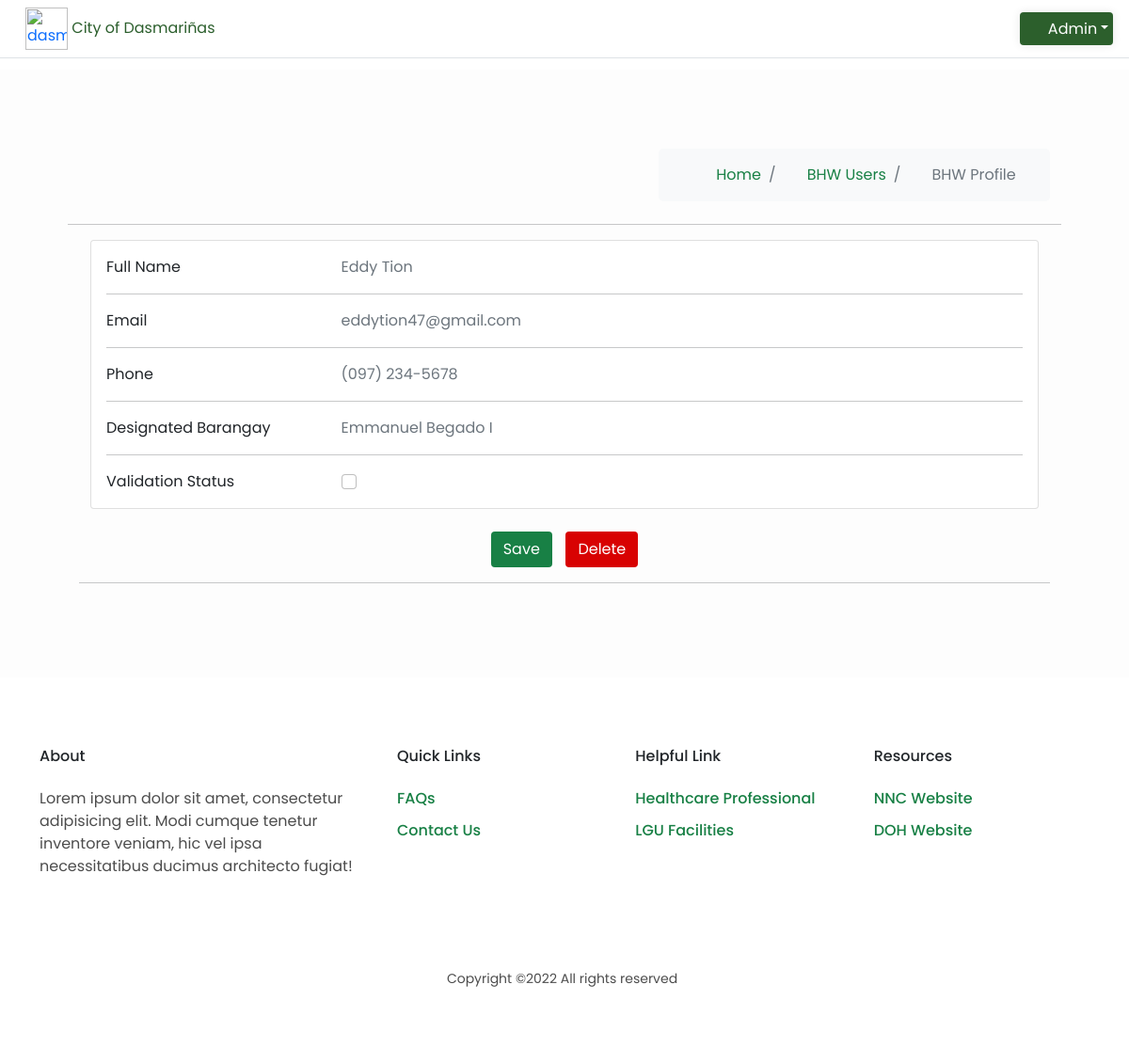
/validate_profile/26/, run on the app's committed database.
### profilingApp/models.py (models this page shows, shortened)
class BarangayHealthWorker(Model):
    BARANGAYS = [('Select Barangay', 'Select Barangay'),
                 ('Burol', 'Burol'),
                 ('Burol I', 'Burol I'),
                 ('Burol II', 'Burol II'),
                 ('Burol III', 'Burol III'),
                 ('Datu Esmael', 'Datu Esmael'),
                 ('Emmanuel Begado I', 'Emmanuel Begado I'),
                 ('Emmanuel Begado II', 'Emmanuel Begado II'),]
    user = models.OneToOneField(CustomUser, on_delete=CASCADE, primary_key=True)
    is_validated = models.BooleanField(default=False)
    bhw_barangay = models.CharField(max_length=100, choices=BARANGAYS, default='Select Barangay')

class CustomUser(AbstractUser):
    USER_TYPE = [('Choose User Type', 'Choose User Type'),
                 ('Admin', 'Administrator'),
                 ('BHW', 'Barangay Health Worker'),
                 ('P/G', 'Parent/Guardian')]
    username = None
    email = models.EmailField(_('email address'), unique=True)
    user_type = models.CharField(max_length=100, choices=USER_TYPE, default='Choose User Type')
    middle_name = models.CharField(max_length=100, null=True)
    suffix_name = models.CharField(max_length=100, default='N/A')
    USERNAME_FIELD = 'email'
    REQUIRED_FIELDS = []
    objects = CustomUserManager()

### profilingApp/views.py (the view)
# urls.py: path('validate_profile/<str:pk>/', views.unvalidated_profile, name='unvalidated_profile'),
def unvalidated_profile(request, pk):
    unvalidate_bhw = BarangayHealthWorker.objects.get(user_id=pk)
    form = Validate_BHW(instance=unvalidate_bhw)
    if request.method == 'POST':
        form = Validate_BHW(request.POST, instance=unvalidate_bhw)
        if form.is_valid():
            form.save()
            return redirect('bhw_validation')
    context = {'unva_bhw' : unvalidate_bhw,
               'form' : form}
    return render(request, 'activities/Unvalidated Profile.html', context)

### profilingApp/forms.py
class Validate_BHW(ModelForm):
    class Meta:
        model = BarangayHealthWorker
        fields = ['is_validated']
        widgets = {'is_validated' : forms.CheckboxInput(attrs={'class' : 'form-check-input', 'type' : 'checkbox'})}

### profilingApp/templates/activities/Unvalidated Profile.html (shortened to what this page needs)
{% load static %}
<html lang="en">
<head>
    <link rel="stylesheet" href="{% static '/CSS/DataTables/datatables.min.css' %}">
    <link rel="stylesheet" href="{% static '/CSS/styles.css' %}">
    <link rel="stylesheet" href="{% static '/CSS/font-awesome/css/all.min.css' %}">
    <link rel="stylesheet" href="{% static '/CSS/css/bootstrap.min.css' %}">
    <div class="site-header" id="header">
        <nav class="navbar fixed-top navbar-expand-lg navbar-dark index__navbar scrolled border-bottom" id="header">
            <div class="container-fluid">
                <div>
                    <a href="#" class="name" style="text-decoration: none;">
                        <img class="navbar-icon" style="margin-left:15px;" src="{% static '/Media/avatar.png' %}" alt="dasma-logo">
                        <span id="hidetitle" class="brand__name" style="color:#2c5f2dff;">City of Dasmariñas</span>
                    </a>
                </div>
                <div class="dropdown">
                    <button class="btn dropdown-toggle" type="button" id= "Headerddb" data-bs-toggle="dropdown" style="margin-right:15px"> <i class="fa fa-fw fa-user"></i>Admin</button>
                </div>
            </div>
        </nav>
    </div>
</head>
<body>
    <div id="grid" class="container-fluid" style="padding:7%; margin-top:50px;">
        <div class="container-grid">
            <div class="">
                <div class="row justify-content-between">
                    <div class="col-4">
                    </div>
                    <div class="col-5">
                        <nav aria-label="breadcrumb" class="bg-light rounded-3 p-3 mb-4">
                            <ol class="breadcrumb mb-0" style="justify-content:center" >
                            <li class="breadcrumb-item" ><a href="{% url 'admin_home' %}"style="text-decoration:none; color:#188045"><i class="fa fa-fw fa-home"></i>Home</a></li>
                            <li class="breadcrumb-item"><a href="{% url 'bhw_validation' %}" style="text-decoration:none;color:#188045"><i class="fa fa-fw fa-user-nurse"></i>BHW Users</a></li>
                            <li class="breadcrumb-item active" aria-current="page"><i class="fa fa-fw fa-id-card"></i>BHW Profile</li>
                            </ol>
                        </nav>
                    </div>
                    <hr>
                </div>
                <div class="container">
                    <div class="card mb-4">
                        <div class="card-body">
                            <div class="row">
                                <div class="col-sm-3">
                                    <p class="mb-0">Full Name</p>
                                </div>
                                <div class="col-sm-9">
                                    <p class="text-muted mb-0">{{ unva_bhw.user.first_name }} {{ unva_bhw.user.last_name }}</p>
                                </div>
                            </div>
                            <hr>
                            <div class="row">
                                <div class="col-sm-3">
                                    <p class="mb-0">Email</p>
                                </div>
                                <div class="col-sm-9">
                                    <p class="text-muted mb-0">{{ unva_bhw.user.email }}</p>
                                </div>
                            </div>
                            <hr>
                            <div class="row">
                                <div class="col-sm-3">
                                    <p class="mb-0">Phone</p>
                                </div>
                                <div class="col-sm-9">
                                    <p class="text-muted mb-0">(097) 234-5678</p>
                                </div>
                            </div>
                            <hr>
                            <div class="row">
                                <div class="col-sm-3">
                                    <p class="mb-0">Designated Barangay</p>
                                </div>
                                <div class="col-sm-9">
                                    <p class="text-muted mb-0">{{ unva_bhw.bhw_barangay }}</p>
                                </div>
                            </div>
                            <hr>
                        <form method="POST">
                            <div class="row">
                                <div class="col-sm-3">
                                    <p class="mb-0">Validation Status</p>
                                </div>
                                <div class="col-sm-9">
                                    {{ form.is_validated }}
                                </div>
                            </div>
                        </div>
                    </div>
                </div>
            </div>
        </div>
        <div class="text-center">
            <input type="submit" name="save_bhw" style="background-color: #188045; color: white;" class="btn" value="Save">
            <a href=""><button type="button" style="background-color: #d80202; color: white; margin-left:1%" class="btn">Delete</button></a>
        </div>
        <hr>
    </div>
    <div class="site-footer" id="footer">
        <div class="container">
            <div class="row">
                <div class="col-lg-4">
                    <h2 class="footer-heading mb-4">About</h2>
                    <p>Lorem ipsum dolor sit amet, consectetur adipisicing elit.
                        Modi cumque tenetur inventore veniam, hic vel ipsa necessitatibus
                        ducimus architecto fugiat!
                    </p>
                </div>
                <div class="col-lg-8">
                    <div class="row">
                        <div class="col-lg-4">
                            <h2 class="footer-heading mb-4">Quick Links</h2>
                            <ul class="list-unstyled">
                            <li><a href="#">FAQs</a></li>
                            <li><a href="#">Contact Us</a></li>
                            </ul>
                        </div>
                        <div class="col-lg-4">
                            <h2 class="footer-heading mb-4">Helpful Link</h2>
                            <ul class="list-unstyled">
                            <li><a href="#">Healthcare Professional</a></li>
                            <li><a href="#">LGU Facilities</a></li>
                            </ul>
                        </div>
                        <div class="col-lg-4">
                            <h2 class="footer-heading mb-4">Resources</h2>
                            <ul class="list-unstyled">
                            <li><a href="#">NNC Website</a></li>
                            <li><a href="#">DOH Website</a></li>
                            </ul>
                        </div>
                    </div>
                </div>
            </div>
            <div class="row text-center">
                <div class="col-md-12">
                    <div class="border-top pt-5">
                        <p class="copyright"><small>
                        Copyright ©<script>document.write(new Date().getFullYear());</script> All rights reserved
                        </small>
                        </p>
                    </div>
                </div>
            </div>
        </div>
    </div>
</body>

### profilingApp/static/CSS/styles.css (style rules this page uses)
.fixed-top { position: fixed; top: 0; right: 0; left: 0; z-index: 1030; }
.fixed-top.scrolled { background-color: #fff !important; transition: background-color 200ms linear; }
.navbar { transition: 0.5s ease-in-out; }
.navbar-icon { width: 45px; max-width: 50px; }
img { vertical-align: middle; border-style: none; }
* { margin: 0; padding: 0; box-sizing: border-box; font-family: 'Poppins', sans-serif; }
li { list-style: none; display: list-item; text-align: -webkit-match-parent; }
.list-unstyled { padding-left: 0; list-style: none; }
a { text-decoration: none; }
#Headerddb { padding:5%; background-color: rgb(44, 95, 44); color: white; border: none; font-size: medium; box-shadow: 0 0 10px rgba(0, 0, 0, 0.1); -webkit-transition-duration: 0.3s; transition-duration: 0.3s; overflow: hidden; }
#Headerddb, i { margin-right: 5px; }
#grid,#footer,#mysidenav,#header { transition: 0.5s ease-in-out; }
#grid { background-color: rgba(253, 253, 253, 0.952); position: relative; padding: 60px; width: 100%; margin-top: 60px; }
html { width: 100%; height: 100%; }
body { color: rgba(0, 0, 0, 0.6); font-family: 'Poppins', sans-serif; font-size: 14px; line-height: 1.6em; -webkit-font-smoothing: antialiased; -moz-osx-font-smoothing: grayscale; }
::placeholder { color:rgba(255, 255, 255, 0.253); }
#footer { position: relative; width: auto; background-color: #FFFFFF; margin: 10px auto; }
.row { display: -webkit-box; display: -ms-flexbox; display: flex; -ms-flex-wrap: wrap; flex-wrap: wrap; margin-right: 15px; margin-left: 15px; }
h2 { display: block; font-size: 1.5em; margin-block-start: 0.83em; margin-block-end: 0.83em; margin-inline-start: 0px; margin-inline-end: 0px; font-weight: bold; }
@media (min-width: 768px) { .site-footer { padding: 8em 0; } }
.site-footer { display: flex; padding: 4em 0; }
.mb-4 { font-size: 16px; margin-bottom: 1.5rem !important; }
.site-footer a { color: #188045; text-decoration: none; background-color: transparent; font-weight: 500; }
.site-footer ul li { margin-bottom: 10px; }
.site-footer p { color: rgba(0, 0, 0, 0.7); margin-top: 0; margin-bottom: 1rem; }
p { display: block; margin-block-start: 1em; margin-block-end: 1em; margin-inline-start: 0px; margin-inline-end: 0px; }
@media (min-width: 992px) { .col-lg-4 { -webkit-box-flex: 0; -ms-flex: 0 0 33.33333%; flex: 0 0 33.33333%; max-width: 33.33333%; } }
@media (min-width: 992px) { .col-lg-8 { -webkit-box-flex: 0; -ms-flex: 0 0 66.66667%; flex: 0 0 66.66667%; max-width: 66.66667%; } }
.site-footer .border-top { border-top: 1px solid rgba(255, 255, 255, 0.1) !important; }
.pt-5 { padding-top: 3rem !important; }
.col-6, .col-7, .col-12, .col, .col-sm-3, .col-sm-6, .col-md-3, .col-md-4, .col-md-5, .col-md-6, .col-md-8, .col-md-9, .col-md-10, .col-md-12, .col-lg-3, .col-lg-4, .col-lg-5, .col-lg-6, .col-lg-7, .col-lg-8, .col-lg-10, .col-lg-12, .col-xl-2 { position: relative; width: 100%; padding-right: 15px; padding-left: 15px; }
small, .small { font-size: 80%; font-weight: 400; }
.text-center { text-align: center !important; }
html { font-family: sans-serif; line-height: 1.15; -webkit-text-size-adjust: 100%; -webkit-tap-highlight-color: rgba(0, 0, 0, 0); }

### data on the page
BarangayHealthWorker: user.first_name "Eddy", user.last_name "Tion", user.email "eddytion47@gmail.com", bhw_barangay "Emmanuel Begado I"
